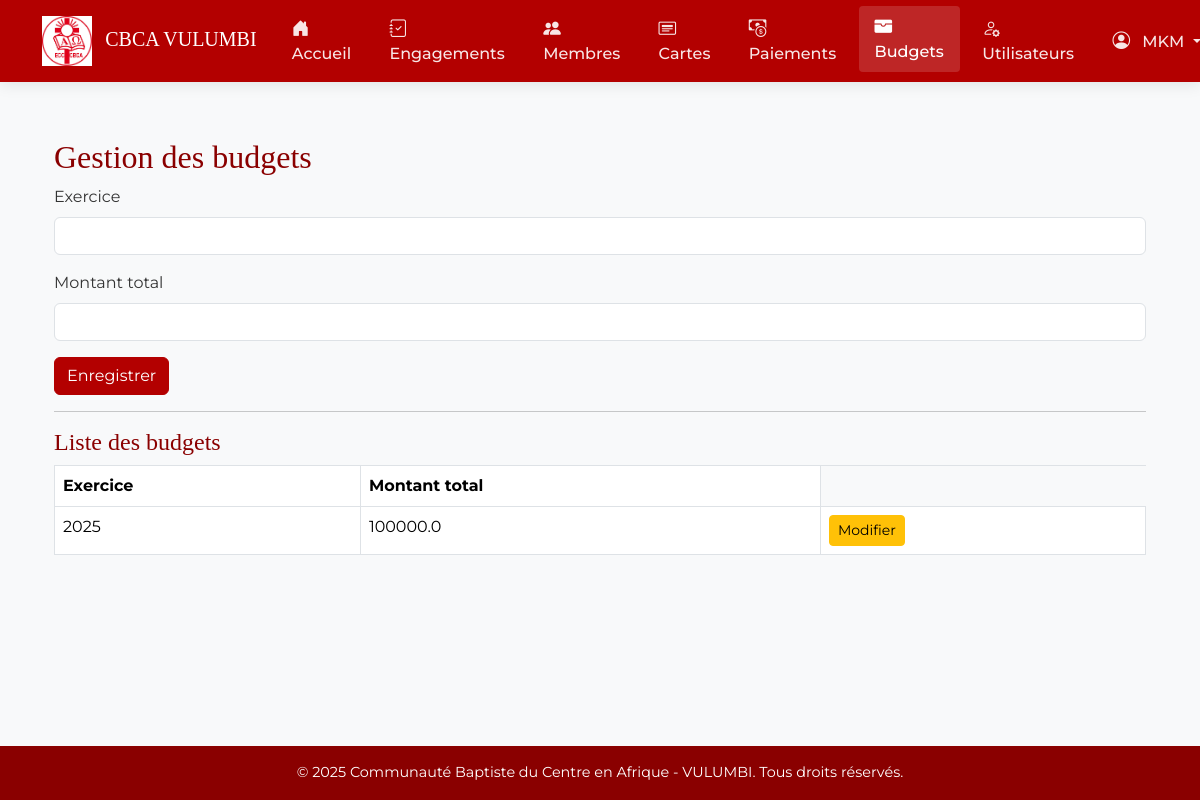
The app's page /budgets (signed in) with its own data.
### app/models.py (models this page shows, shortened)
class Utilisateur(db.Model, UserMixin):
    __tablename__ = 'utilisateur'
    idutilisateur = db.Column(db.Integer, primary_key=True)
    username = db.Column(db.String(100), nullable=False)
    email = db.Column(db.String(150), nullable=True)  # Ajoute ce champ
    role = db.Column(db.String(50), nullable=False)
    password_hash = db.Column(db.String(200), nullable=False)

class Budget(db.Model):
    __tablename__ = 'budget'
    idbudget = db.Column(db.Integer, primary_key=True)
    exercice = db.Column(db.String(10), nullable=False)
    montanttotal = db.Column(db.Float, nullable=False)
    engagements = db.relationship('Engagement', backref='budget', lazy=True)

### app/routes.py (the view, shortened to what this page needs)
@main.route('/engagements/supprimer/<int:id>', methods=['POST'])
@main.route('/budgets', methods=['GET', 'POST'])
@login_required
def budgets():
    form = BudgetForm()
    budgets = Budget.query.all()
    return render_template('budgets.html', form=form, budgets=budgets)

### app/forms.py
class BudgetForm(FlaskForm):
    exercice = StringField('Exercice', validators=[DataRequired()])
    montanttotal = DecimalField('Montant total', validators=[DataRequired()])
    submit = SubmitField('Enregistrer')

### app/__init__.py (called while the page is built)
@login_manager.user_loader
def load_user(user_id):
    return Utilisateur.query.get(int(user_id))

def create_app():
    app = Flask(__name__)
    app.config['SECRET_KEY'] = 'cbca-vulumbi-secret-key'
    app.config['SQLALCHEMY_DATABASE_URI'] = 'sqlite:///cbca.db'
    db.init_app(app)
    login_manager.init_app(app)
    migrate = Migrate(app, db)
    from .routes import main
    app.register_blueprint(main)
    @app.context_processor
    def inject_now():
        return {'now': datetime.now()}
    login_manager.login_view = 'main.login'
    return app

### app/templates/budgets.html (shortened to what this page needs)
{% extends "base.html" %}
{% block content %}
<div class="container mt-4">
    <h2>Gestion des budgets</h2>
    <form method="POST">
        <div class="mb-3">
            {{ form.exercice.label(class="form-label") }}
            {{ form.exercice(class="form-control") }}
        </div>
        <div class="mb-3">
            {{ form.montanttotal.label(class="form-label") }}
            {{ form.montanttotal(class="form-control") }}
        </div>
        {{ form.submit(class="btn btn-primary") }}
    </form>
    <hr>
    <h4>Liste des budgets</h4>
    <table class="table table-bordered">
        <thead>
            <tr>
                <th>Exercice</th>
                <th>Montant total</th>
            </tr>
        </thead>
        <tbody>
            {% for budget in budgets %}
            <tr>
                <td>{{ budget.exercice }}</td>
                <td>{{ budget.montanttotal }}</td>
                <td>
                    <button class="btn btn-sm btn-warning" data-bs-toggle="modal" data-bs-target="#editModal{{ budget.idbudget }}">Modifier</button>
                </td>
            </tr>
            {% endfor %}
        </tbody>
    </table>
</div>
{% endblock %}

### app/templates/base.html (shortened to what this page needs)
<!DOCTYPE html>
<html lang="fr">
<head>
    <link href="https://cdn.jsdelivr.net/npm/bootstrap@5.3.3/dist/css/bootstrap.min.css" rel="stylesheet">
    <link href="https://cdn.jsdelivr.net/npm/bootstrap-icons@1.10.5/font/bootstrap-icons.css" rel="stylesheet">
</head>
<body>
<nav class="navbar navbar-expand-lg navbar-dark sticky-top">
    <div class="container">
        <a class="navbar-brand" href="{{ url_for('main.home') }}">
            <img src="{{ url_for('static', filename='images/cbca_logo.png') }}" alt="CBCA Logo">
            <span class="d-none d-md-inline ms-2" style="font-family: 'Playfair Display', serif;">CBCA VULUMBI</span>
        </a>
        <div class="collapse navbar-collapse" id="navbarNav">
            <ul class="navbar-nav me-auto">
                <li class="nav-item">
                    <a class="nav-link {{ 'active' if request.path == url_for('main.home') }}" href="{{ url_for('main.home') }}">
                        <i class="bi bi-house-door-fill"></i> Accueil
                    </a>
                </li>
                {% if current_user.is_authenticated %}
                    <li class="nav-item">
                        <a class="nav-link {{ 'active' if request.path == url_for('main.engagements') }}" href="{{ url_for('main.engagements') }}">
                            <i class="bi bi-journal-check"></i> Engagements
                        </a>
                    </li>
                    <li class="nav-item">
                        <a class="nav-link {{ 'active' if request.path == url_for('main.membres') }}" href="{{ url_for('main.membres') }}">
                            <i class="bi bi-people-fill"></i> Membres
                        </a>
                    </li>
                    <li class="nav-item">
                        <a class="nav-link {{ 'active' if request.path == url_for('main.cartes') }}" href="{{ url_for('main.cartes') }}">
                            <i class="bi bi-card-heading"></i> Cartes
                        </a>
                    </li>
                    <li class="nav-item">
                        <a class="nav-link {{ 'active' if request.path.startswith('/engagements/') and '/paiements' in request.path }}" href="#paiements">
                            <i class="bi bi-cash-coin"></i> Paiements
                        </a>
                    </li>
                    <li class="nav-item">
                        <a class="nav-link {{ 'active' if request.path == url_for('main.budgets') }}" href="{{ url_for('main.budgets') }}">
                            <i class="bi bi-wallet-fill"></i> Budgets
                        </a>
                    </li>
                    {% if current_user.role == 'admin' %}
                    <li class="nav-item">
                        <a class="nav-link {{ 'active' if request.path == url_for('main.utilisateurs') }}" href="{{ url_for('main.utilisateurs') }}">
                            <i class="bi bi-person-gear"></i> Utilisateurs
                        </a>
                    </li>
                    {% endif %}
                {% endif %}
            </ul>
            <ul class="navbar-nav">
                {% if current_user.is_authenticated %}
                <li class="nav-item dropdown">
                    <a class="nav-link dropdown-toggle" href="#" role="button" data-bs-toggle="dropdown">
                        <i class="bi bi-person-circle"></i> {{ current_user.username }}
                    </a>
                </li>
                {% else %}
                <li class="nav-item">
                    <a class="nav-link" href="{{ url_for('main.login') }}">
                        <i class="bi bi-box-arrow-in-right"></i> Connexion
                    </a>
                </li>
                {% endif %}
            </ul>
        </div>
    </div>
</nav>
<main class="content">
    <div class="container">
        {% block content %}{% endblock %}
    </div>
</main>
<footer class="footer">
    <div class="container">
        <p class="mb-0">
            &copy; {{ now.year }} Communauté Baptiste du Centre en Afrique - VULUMBI. Tous droits réservés.
        </p>
    </div>
</footer>
</body>
</html>

### app/templates/base.html (style rules this page uses)
:root { --primary-color: #b30000; --primary-dark: #8a0000; --secondary-color: #f8f9fa; --text-color: #333; --light-gray: #f5f5f5; }
body { font-family: 'Montserrat', sans-serif; background-color: var(--secondary-color); color: var(--text-color); min-height: 100vh; display: flex; flex-direction: column; }
.navbar { background-color: var(--primary-color); box-shadow: 0 2px 15px rgba(0,0,0,0.1); padding: 0.5rem 0; }
.navbar-brand img { height: 50px; transition: transform 0.3s; }
.nav-link { color: rgba(255,255,255,0.9) !important; font-weight: 500; padding: 0.5rem 1rem !important; margin: 0 0.2rem; border-radius: 4px; transition: all 0.3s; }
.nav-link:hover, .nav-link.active { color: #ffffff !important; background-color: rgba(255,255,255,0.15); transform: translateY(-2px); }
.nav-item i { margin-right: 8px; font-size: 1.1rem; }
.content { flex: 1; padding: 2rem 0 4rem; }
.footer { background-color: var(--primary-dark); color: white; text-align: center; padding: 1rem 0; margin-top: auto; }
.footer p { margin-bottom: 0; font-size: 0.9rem; }
h1, h2, h3, h4, h5 { font-family: 'Playfair Display', serif; color: var(--primary-dark); }
.btn-primary { background-color: var(--primary-color); border-color: var(--primary-color); }

### records on screen
Utilisateur: username "MKM"
Budget: exercice "2025", montanttotal "100000.0"
